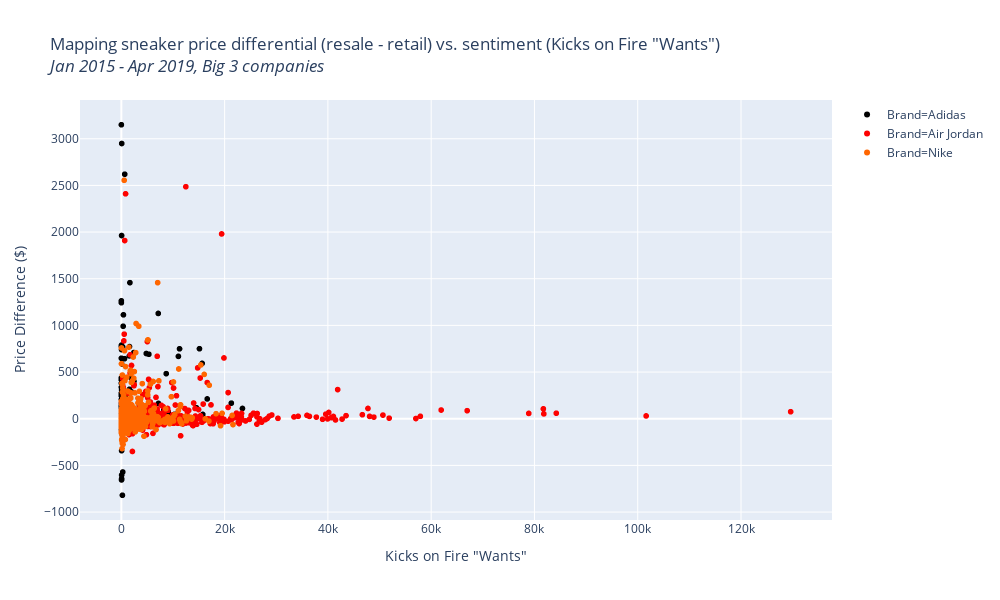

The code cell stored with this chart in its notebook:
### Code cell
fig = px.scatter(filtered,x='kof_wants',y='price_diff', color='brand',hover_name='name', 
           color_discrete_sequence=['#000000', '#FD0200','#FF6600'],
            title='Mapping sneaker price differential (resale - retail) vs. sentiment (Kicks on Fire "Wants") <br>'
            + '<i>Jan 2015 - Apr 2019, Big 3 companies',
            labels={'brand':'Brand', 'price_diff':'Price Difference ($)', 
                    'kof_wants':'Kicks on Fire "Wants"'})
fig.update_layout(width=1000,
                 height=600)
fig.show()

### Figure 1 — Plotly figure (JSON) as saved in the notebook; plotly's stock layout.template omitted (floating-point values rounded to 4 significant figures; data arrays with more than 128 entries replaced by an {"elided": "..."} marker saying what was removed)
{"data": [{"hoverlabel": {"namelength": 0}, "hovertemplate": "<b>%{hovertext}</b><br><br>Brand=Adidas<br>Kicks on Fire \"Wants\"=%{x}<br>Price Difference ($)=%{y}", "hovertext": {"elided": "1486 str values"}, "legendgroup": "Brand=Adidas", "marker": {"color": "#000000", "symbol": "circle"}, "mode": "markers", "name": "Brand=Adidas", "showlegend": true, "type": "scattergl", "x": {"elided": "1486 int values"}, "xaxis": "x", "y": {"elided": "1486 int values"}, "yaxis": "y"}, {"hoverlabel": {"namelength": 0}, "hovertemplate": "<b>%{hovertext}</b><br><br>Brand=Air Jordan<br>Kicks on Fire \"Wants\"=%{x}<br>Price Difference ($)=%{y}", "hovertext": {"elided": "724 str values"}, "legendgroup": "Brand=Air Jordan", "marker": {"color": "#FD0200", "symbol": "circle"}, "mode": "markers", "name": "Brand=Air Jordan", "showlegend": true, "type": "scattergl", "x": {"elided": "724 int values"}, "xaxis": "x", "y": {"elided": "724 int values"}, "yaxis": "y"}, {"hoverlabel": {"namelength": 0}, "hovertemplate": "<b>%{hovertext}</b><br><br>Brand=Nike<br>Kicks on Fire \"Wants\"=%{x}<br>Price Difference ($)=%{y}", "hovertext": {"elided": "2732 str values"}, "legendgroup": "Brand=Nike", "marker": {"color": "#FF6600", "symbol": "circle"}, "mode": "markers", "name": "Brand=Nike", "showlegend": true, "type": "scattergl", "x": {"elided": "2732 int values"}, "xaxis": "x", "y": {"elided": "2732 int values"}, "yaxis": "y"}], "layout": {"height": 600, "legend": {"tracegroupgap": 0}, "title": {"text": "Mapping sneaker price differential (resale - retail) vs. sentiment (Kicks on Fire \"Wants\") <br><i>Jan 2015 - Apr 2019, Big 3 companies"}, "width": 1000, "xaxis": {"anchor": "y", "domain": [0, 1], "title": {"text": "Kicks on Fire \"Wants\""}}, "yaxis": {"anchor": "x", "domain": [0, 1], "title": {"text": "Price Difference ($)"}}}}
